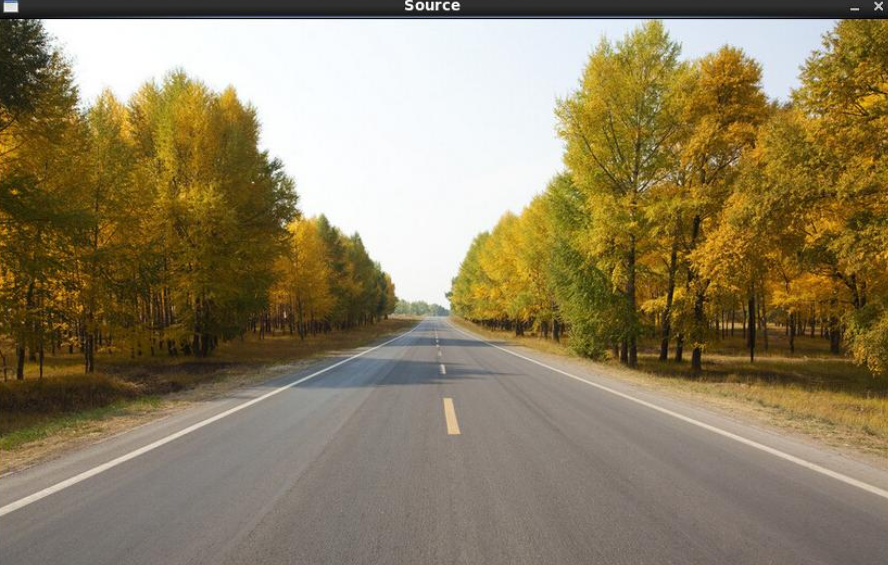
#> input picture image/road.png, 888 x 565 px
$ jupyter execute '图像边缘检测.ipynb'
#> lines starting #> are read from the running program, lines starting #| are printed output that depends on the picture; after the words box and inside, x2 and y2 are one past the last pixel; in counts of white or black regions, pixels touching at a corner belong together
[cell 1]
import cv2

# 读取图片
image_np = cv2.imread("../image/road.png")
#> image_np is the input picture: shape (565, 888, 3); mean B, G, R 97.9, 128.2, 141.8

# 灰度图
image_gray = cv2.cvtColor(image_np, cv2.COLOR_BGR2GRAY)
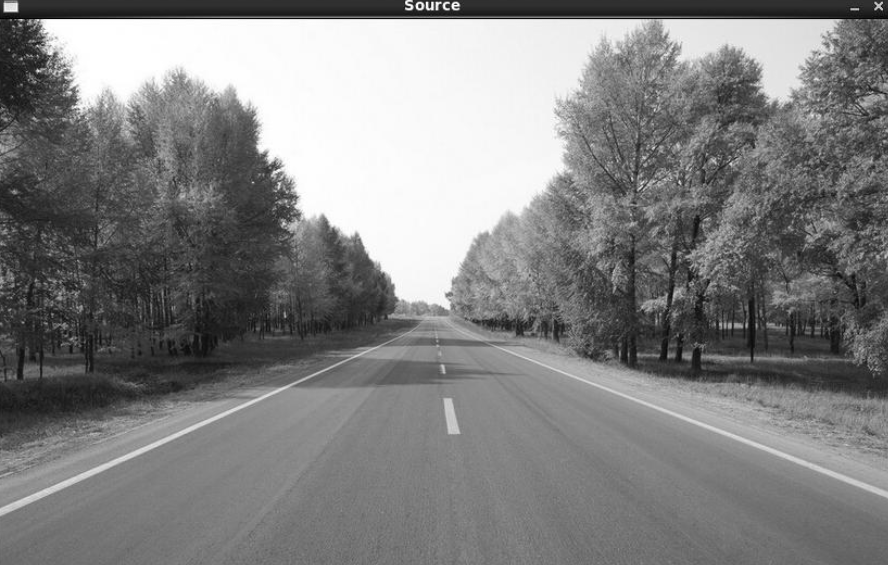
#> image_gray: shape (565, 888); min 1, max 255, mean 128.8

# 二值化可写可不写
res,image_thresh = cv2.threshold(image_gray,127,255,cv2.THRESH_BINARY)
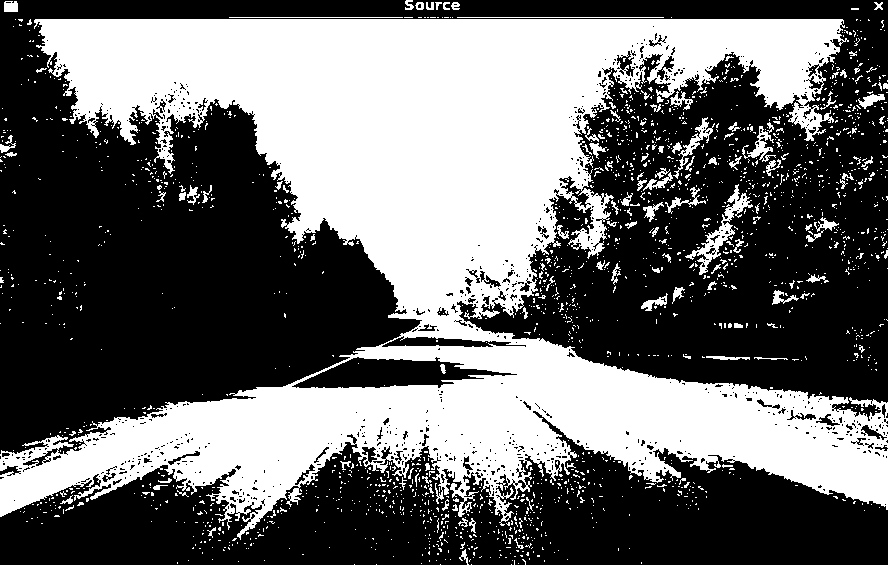
#> image_thresh: shape (565, 888); 41.9% white; 1990 white regions (1872 under 20 px), largest, box (x1, y1, x2, y2) and area: (0, 19, 888, 540) 195170, (685, 184, 753, 275) 1115, (673, 117, 715, 179) 440

# 高斯滤波
# image_gauss = cv2.GaussianBlur(image_gray, (5, 5), 1.5)
image_gauss = cv2.GaussianBlur(image_thresh, (5, 5), 1.5)
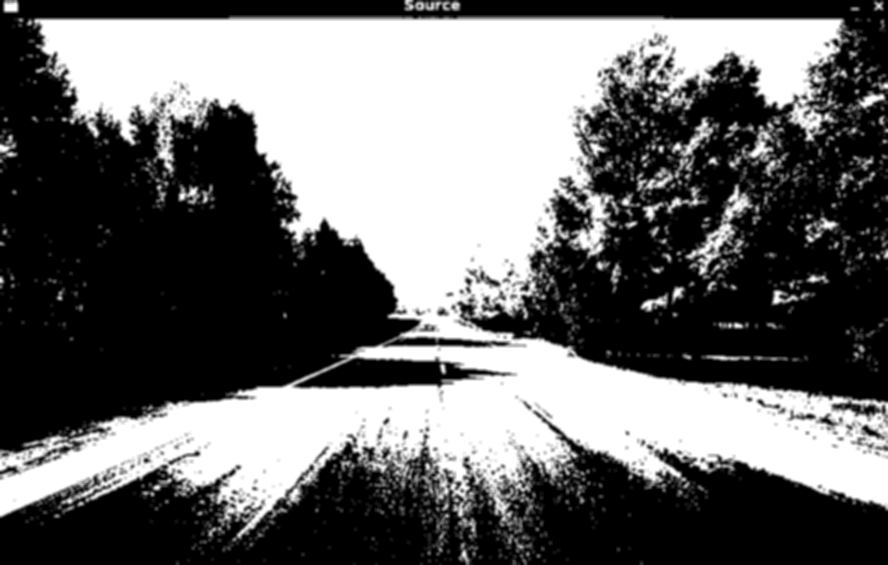
#> image_gauss: shape (565, 888); min 0, max 255, mean 106.7

# 进行边缘检测
image_canny = cv2.Canny(image_gauss, 30, 70)
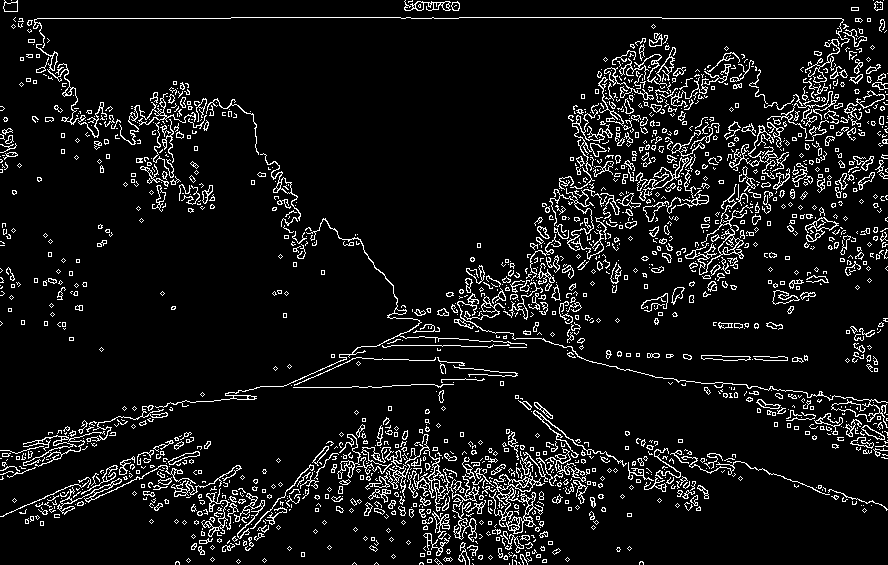
#> image_canny: shape (565, 888); 8.1% white in thin lines or dots

# 结果显示
cv2.imshow("image_canny", image_canny)
cv2.waitKey(0)
